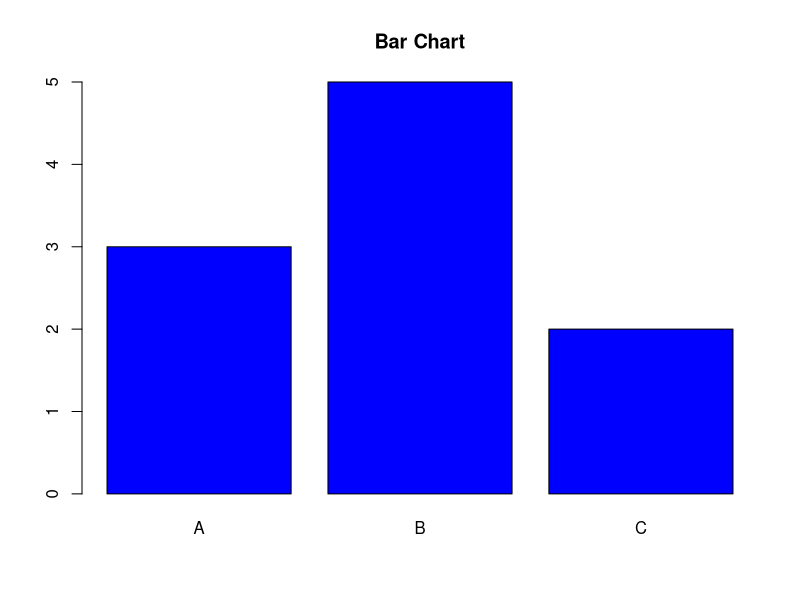
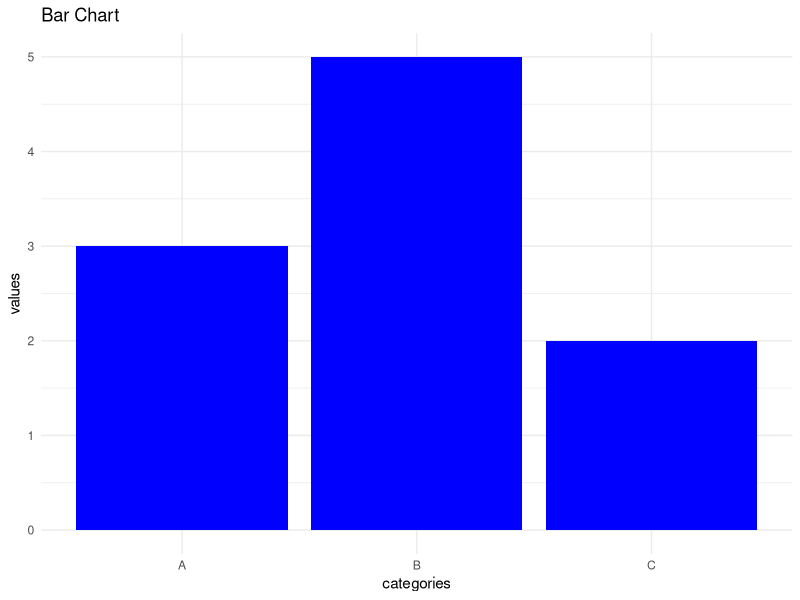

Write the R code that produced these figures, in order.


# Sample data
categories <- c("A", "B", "C")
values <- c(3, 5, 2)

# Bar chart using base R
barplot(values, names.arg = categories, col = "blue", main = "Bar Chart")

library(ggplot2)

# Sample data
data <- data.frame(categories = categories, values = values)

# Bar chart using ggplot2
ggplot(data, aes(x = categories, y = values)) +
  geom_bar(stat = "identity", fill = "blue") +
  ggtitle("Bar Chart") +
  theme_minimal()

